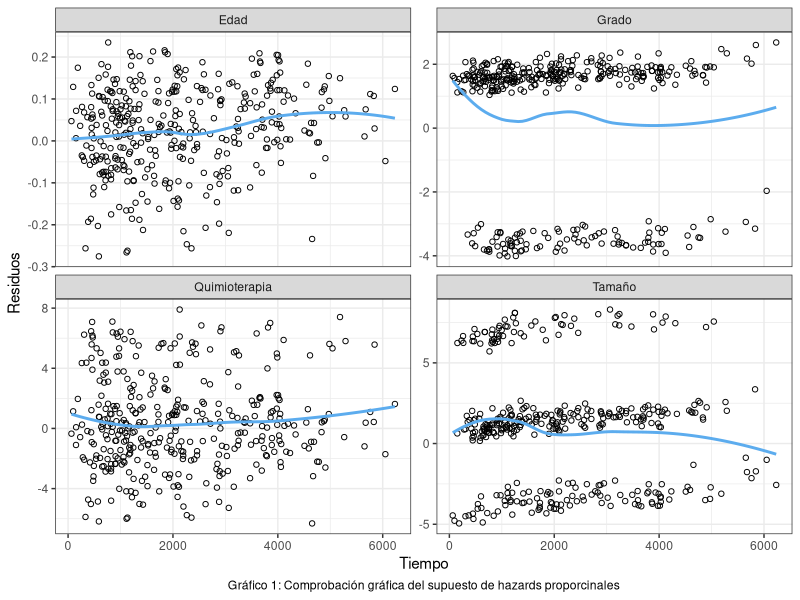

Recreate this plot in R.
## ---- chunk 1
knitr::opts_chunk$set(warning = FALSE, message = FALSE, echo = FALSE)
## ---- chunk 2
library(tidyverse)
library(gridExtra)
library(survival)  # Para el ajuste de modelos de Cox 
library(survminer) # Crear gráficos con la función ggsurvplot()
library(lmtest) # Para calcular la significancia de los Beta 
library(corrplot) #Para el gráfico de correlaciones

datos <- rotterdam %>%
  filter(year <= 1985) %>%
  select(-c(nodes, rtime, recur))

datos$grade <- as.factor(datos$grade)
## ---- chunk 3
#Modelo sin covariables
modelo_nulo <- coxph(Surv(dtime, death) ~ 1, ties = "breslow", data = datos)
loglik_nulo <- modelo_nulo$loglik

#Modelos con una sola variable:
# 1) Edad:
modelo_edad <- coxph(Surv(dtime, death) ~ age, ties = "breslow",
                     data = datos)

loglik_edad <- modelo_edad$loglik[2]

#Comparación del modelo con el modelo nulo

lrtest(modelo_nulo, modelo_edad) # Test significativo


# 2) Menopausia
modelo_meno <- coxph(Surv(dtime, death) ~ meno, ties = "breslow",
                     data = datos)

loglik_meno <- modelo_meno$loglik[2]

#Comparo con el modelo nulo:
lrtest(modelo_nulo, modelo_meno) # Test significativo


# 3) Terapia hormonal:
modelo_hormon <- coxph(Surv(dtime, death) ~ hormon, ties = "breslow",
                       data = datos)

#Comparo con el modelo nulo:
lrtest(modelo_nulo, modelo_hormon) # Test no significativo


# 4) Quimioterapia:
modelo_chemo <- coxph(Surv(dtime, death) ~ chemo, ties = "breslow", data = datos)


#Comparo con el modelo nulo:
lrtest(modelo_nulo, modelo_chemo) # Test no significativo


# 5) Receptores de progesterona:
modelo_pgr <- coxph(Surv(dtime, death) ~ pgr, ties = "breslow",
                    data = datos)


# Comparo con el modelo nulo:
lrtest(modelo_nulo, modelo_pgr)  # Test no significativo


# 6) Receptores de estrógeno:
modelo_er <- coxph(Surv(dtime, death) ~ er, ties = "breslow",
                   data = datos)


#Comparo con el modelo nulo:
lrtest(modelo_nulo, modelo_er)  # Test significativo



# 7) Grado de diferenciación:
modelo_grade <- coxph(Surv(dtime, death) ~ grade, ties = "breslow",
                      data = datos)


# Compraro con el modelo nulo:
lrtest(modelo_nulo, modelo_grade)  #Test significativo


# 8) Tamaño del tumor:
modelo_size <- coxph(Surv(dtime, death) ~ size, ties = "breslow",
                     data = datos)


#Comparación con el modelo nulo:
lrtest(modelo_nulo, modelo_size) #Test significativo

# En resumen, resultaron significativos: edad, menopausia, receptores de estrógeno, grado de diferenciación y tamaño del tumor.
## ---- chunk 4
#Se define el modelo con las variables importantes:
modelo1 <- coxph(Surv(dtime, death) ~ age + meno + er + grade + size,
                 ties = "breslow", data = datos)

# Para cada variable importante, comparamos el modelo 1 contra un modelo que no contenga la variable de interés y así evaluamos su significancia

# 1) Variable Edad
modelo_sin_age <- coxph(Surv(dtime, death) ~ meno + er + grade + size,
                        ties = "breslow", data = datos)

lrtest(modelo_sin_age, modelo1) # Test significativo

# 2) Variable Menopausia
modelo_sin_meno <- coxph(Surv(dtime, death) ~ age + er + grade + size,
                         ties = "breslow", data = datos)

lrtest(modelo_sin_meno, modelo1) # Test no significativo

# 3) Variable Receptores de estrógeno
modelo_sin_er <- coxph(Surv(dtime, death) ~ age + meno + grade + size,
                       ties = "breslow", data = datos)

lrtest(modelo_sin_er, modelo1) # Test no significativo

# 4) Variable Grade
modelo_sin_grade <- coxph(Surv(dtime, death) ~ age + meno + er + size,
                          ties = "breslow", data = datos)

lrtest(modelo_sin_grade, modelo1) # Test significativo

# 5) Variable Size
modelo_sin_size <- coxph(Surv(dtime, death) ~ age + meno + er + grade,
                         ties = "breslow", data = datos)

lrtest(modelo_sin_size, modelo1) # Test significativo

# En resumen, las variables que resultaron significativas en un modelo que contiene la edad, menopausia, receptores de estrógeno, grado y tamaño del tumor son: edad, grado y tamaño del tumor.
## ---- chunk 5
# Modelo con las variables significativas hasta el momento
modelo2 <- coxph(Surv(dtime, death) ~ age + grade + size, ties = "breslow",
                 data = datos)

# Para evaluar la significancia de las covariables que descartamos en la primer etapa de la selección,comparamos el modelo 2 contra un modelo que contenga sus mismas variables más cada una de las covariables.

# 1) Variable "Tratamiento hormonal"
modelo2_con_hormon <- coxph(Surv(dtime, death) ~ age + grade + size +
                              hormon, ties = "breslow", data = datos)
 
 lrtest(modelo2, modelo2_con_hormon) # Test no significativo
 
# 2) Variable Quimioterapia
modelo2_con_chemo <- coxph(Surv(dtime, death) ~ age + grade + size + chemo,
                           ties = "breslow", data = datos)
 
lrtest(modelo2, modelo2_con_chemo) # Test significativo

# 3) Variable Receptores de progesterona:
modelo2_con_pgr <- coxph(Surv(dtime, death) ~ age + grade + size + pgr, 
                         ties = "breslow", data = datos)
 
lrtest(modelo2, modelo2_con_pgr) #No es significativa

# En resumen, el efecto de la Quimioterapia es significativo en un modelo que incluye también a la edad y el grado y tamaño del tumor. Tratamiento hormonal y Receptores de Progesterona siguen sin ser significativos.

# Llamamos "modelo 3" a nuestro nuevo modelo
modelo3 <- coxph(Surv(dtime, death) ~ age + chemo + grade + size,
                 ties = "breslow", data = datos)
## ---- chunk 6
# Variable Edad

datos2 <- datos %>% 
  mutate(
    age_d1 = ifelse(age >= 40 & age < 50, 1, 0),
    age_d2 = ifelse(age >= 50 & age < 65, 1, 0),
    age_d3 = ifelse(age >= 65, 1, 0)
  ) %>% 
  mutate(
    age_factor = case_when(
      age < 40 ~ 1,
      age >= 40 & age < 50 ~ 2,
      age >= 50 & age < 65 ~ 3,
      age >= 65 ~ 4
    )
  )

modelo3_edad_dummie <- coxph(Surv(dtime, death) ~ age_d1 +
                            age_d2 + age_d3+ chemo + grade
                            + size, ties = "breslow",
                            data = datos2)

modelo3_edad_factor <- coxph(Surv(dtime, death) ~ age_factor + chemo + grade + size, ties = "breslow", data = datos2)

lrtest(modelo3_edad_factor, modelo3_edad_dummie) # Test no significativo, variable LINEAL
## ---- chunk 7
#H_0)Los hazards son proporcionales
test <- cox.zph(modelo3)
## ---- chunk 8
#Convertimos la información de "test" en datos que puedan usarse en ggplot()
time <- test$time
residuals <- as.data.frame(test$y)
variables <- c("Edad", "Quimioterapia", "Grado", "Tamaño")

data <- data.frame(
  time = rep(time, ncol(residuals)),
  residuals =as.vector(as.matrix(residuals)),
  variable = rep(variables, each = length(time))
)

#Gráfico de residuos
ggplot(data = data, aes(x = time, y = residuals)) +
  geom_point(pch = 21, color = "black") +
  geom_smooth(method = "loess", se = F, color = "steelblue2") +
  facet_wrap(~variable, scales = "free_y")+
  labs(x = "Tiempo", y = "Residuos", caption = "Gráfico 1: Comprobación gráfica del supuesto de hazards proporcinales") +
  theme_bw() +
  theme(plot.caption = element_text(hjust = 0.5))
## ---- chunk 9
# Planteamos un modelo estratificando por quimioterapia y otro sin estratificar. En ambos se incorpora a Age a través de dummies.

# -- Modelo estratificado --

modelo_estrat <- coxph(Surv(dtime, death) ~
                      age_d1 + age_d2 + age_d3 + strata(chemo)+
                      grade + size, ties = "breslow",
                      data = datos2)

cox.zph(modelo_estrat) # GLOBAL:0.087

# == Modelo sin estratificar ==

# Edad dummies
modelo4 <- coxph(Surv(dtime, death) ~
                      age_d1 + age_d2 + age_d3 + chemo +
                      grade + size, ties = "breslow",
                      data = datos2)

test2 <- cox.zph(modelo4)
cox.zph(modelo4) # GLOBAL:0.046

